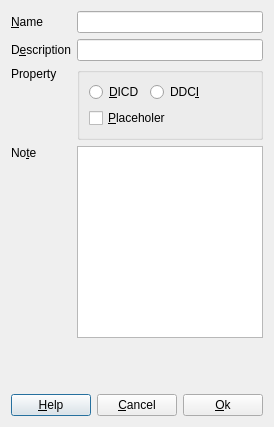
<?xml version="1.0" encoding="UTF-8"?>
<ui version="4.0">
 <class>EditNode</class>
 <widget class="QDialog" name="EditNode">
  <property name="geometry">
   <rect>
    <x>0</x>
    <y>0</y>
    <width>271</width>
    <height>427</height>
   </rect>
  </property>
  <layout class="QGridLayout" name="gridLayout_4">
   <item row="0" column="0">
    <layout class="QGridLayout" name="gridLayout_2">
     <item row="0" column="0">
      <widget class="QLabel" name="labName">
       <property name="text">
        <string>&amp;Name</string>
       </property>
       <property name="buddy">
        <cstring>lineEditName</cstring>
       </property>
      </widget>
     </item>
     <item row="0" column="1">
      <widget class="QLineEdit" name="lineEditName"/>
     </item>
     <item row="1" column="0">
      <widget class="QLabel" name="labDescription">
       <property name="text">
        <string>D&amp;escription</string>
       </property>
       <property name="buddy">
        <cstring>lineEditDescription</cstring>
       </property>
      </widget>
     </item>
     <item row="1" column="1">
      <widget class="QLineEdit" name="lineEditDescription"/>
     </item>
     <item row="2" column="0">
      <widget class="QLabel" name="labProperty">
       <property name="sizePolicy">
        <sizepolicy hsizetype="Preferred" vsizetype="Preferred">
         <horstretch>0</horstretch>
         <verstretch>0</verstretch>
        </sizepolicy>
       </property>
       <property name="text">
        <string>Property</string>
       </property>
       <property name="alignment">
        <set>Qt::AlignLeading|Qt::AlignLeft|Qt::AlignTop</set>
       </property>
       <property name="buddy">
        <cstring>rBtnDICD</cstring>
       </property>
      </widget>
     </item>
     <item row="2" column="1">
      <widget class="QGroupBox" name="groupBox">
       <property name="title">
        <string/>
       </property>
       <layout class="QGridLayout" name="gridLayout">
        <item row="0" column="2">
         <spacer name="horizontalSpacer_2">
          <property name="orientation">
           <enum>Qt::Horizontal</enum>
          </property>
          <property name="sizeHint" stdset="0">
           <size>
            <width>40</width>
            <height>20</height>
           </size>
          </property>
         </spacer>
        </item>
        <item row="1" column="0" colspan="2">
         <widget class="QCheckBox" name="chkBoxPlaceholer">
          <property name="sizePolicy">
           <sizepolicy hsizetype="Preferred" vsizetype="Fixed">
            <horstretch>0</horstretch>
            <verstretch>0</verstretch>
           </sizepolicy>
          </property>
          <property name="text">
           <string>&amp;Placeholer</string>
          </property>
         </widget>
        </item>
        <item row="0" column="0">
         <widget class="QRadioButton" name="rBtnDICD">
          <property name="sizePolicy">
           <sizepolicy hsizetype="Preferred" vsizetype="Fixed">
            <horstretch>0</horstretch>
            <verstretch>0</verstretch>
           </sizepolicy>
          </property>
          <property name="text">
           <string>&amp;DICD</string>
          </property>
         </widget>
        </item>
        <item row="0" column="1">
         <widget class="QRadioButton" name="rBtnDDCI">
          <property name="sizePolicy">
           <sizepolicy hsizetype="Preferred" vsizetype="Fixed">
            <horstretch>0</horstretch>
            <verstretch>0</verstretch>
           </sizepolicy>
          </property>
          <property name="text">
           <string>DDC&amp;I</string>
          </property>
         </widget>
        </item>
       </layout>
      </widget>
     </item>
     <item row="3" column="0">
      <widget class="QLabel" name="labNote">
       <property name="text">
        <string>No&amp;te</string>
       </property>
       <property name="alignment">
        <set>Qt::AlignLeading|Qt::AlignLeft|Qt::AlignTop</set>
       </property>
       <property name="buddy">
        <cstring>plainTextEdit</cstring>
       </property>
      </widget>
     </item>
     <item row="3" column="1">
      <widget class="QPlainTextEdit" name="plainTextEdit"/>
     </item>
    </layout>
   </item>
   <item row="1" column="0">
    <spacer name="verticalSpacer">
     <property name="orientation">
      <enum>Qt::Vertical</enum>
     </property>
     <property name="sizeHint" stdset="0">
      <size>
       <width>20</width>
       <height>40</height>
      </size>
     </property>
    </spacer>
   </item>
   <item row="2" column="0">
    <layout class="QGridLayout" name="gridLayout_3">
     <item row="0" column="0">
      <widget class="QPushButton" name="pBtnHelp">
       <property name="text">
        <string>&amp;Help</string>
       </property>
      </widget>
     </item>
     <item row="0" column="1">
      <spacer name="horizontalSpacer">
       <property name="orientation">
        <enum>Qt::Horizontal</enum>
       </property>
       <property name="sizeHint" stdset="0">
        <size>
         <width>40</width>
         <height>20</height>
        </size>
       </property>
      </spacer>
     </item>
     <item row="0" column="2">
      <widget class="QPushButton" name="pBtnCancel">
       <property name="text">
        <string>&amp;Cancel</string>
       </property>
      </widget>
     </item>
     <item row="0" column="3">
      <widget class="QPushButton" name="pBtnOk">
       <property name="text">
        <string>&amp;Ok</string>
       </property>
      </widget>
     </item>
    </layout>
   </item>
  </layout>
 </widget>
 <tabstops>
  <tabstop>lineEditName</tabstop>
  <tabstop>lineEditDescription</tabstop>
  <tabstop>pBtnOk</tabstop>
  <tabstop>pBtnCancel</tabstop>
  <tabstop>pBtnHelp</tabstop>
  <tabstop>plainTextEdit</tabstop>
  <tabstop>rBtnDICD</tabstop>
  <tabstop>rBtnDDCI</tabstop>
  <tabstop>chkBoxPlaceholer</tabstop>
 </tabstops>
 <resources/>
 <connections/>
</ui>
